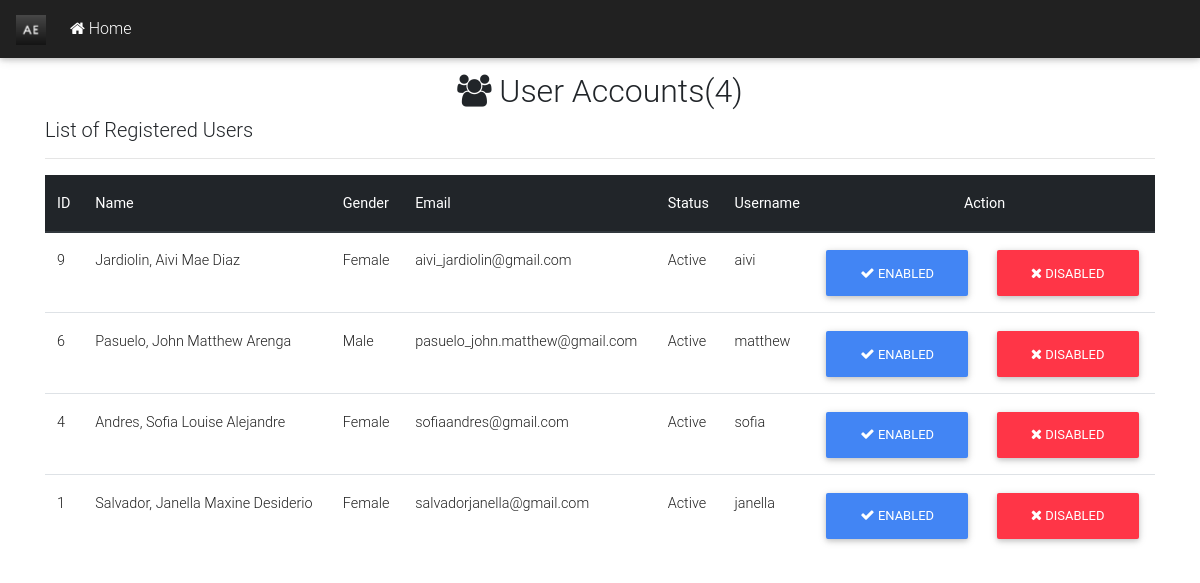
The app's page /admin-manage-user-accounts.php (signed in) with its own data.
### tables this page shows
CREATE TABLE `accounts` (
  `ID` int(11) NOT NULL,
  `LastName` varchar(100) NOT NULL,
  `FirstName` varchar(100) NOT NULL,
  `MiddleName` varchar(100) NOT NULL,
  `Email` varchar(50) NOT NULL,
  `Birthdate` varchar(100) NOT NULL,
  `Gender` varchar(100) NOT NULL,
  `Type` varchar(50) NOT NULL,
  `Status` varchar(50) NOT NULL,
  `Username` varchar(100) NOT NULL,
  `Password` varchar(100) NOT NULL
);

### admin-manage-user-accounts.php (the view, shortened to what this page needs)
<!DOCTYPE html>
<?php
	include ('connection.php');
	$user_sql = "SELECT ID FROM accounts WHERE Type = 'User'";
	$user_res = mysqli_query($conn, $user_sql);
	$user_count = mysqli_num_rows($user_res);
?>
<html>
<head>
	<?php include('library/html/header.php'); ?>
</head>
<body>
	<?php include('library/html/navbar2.php'); ?>
	<div class="container">
		<div class="page-header">
			<h2 class="text-center"	><span class="fa fa-users"></span> User Accounts(<?php echo htmlspecialchars($user_count); ?>)</h2>
			<h5>List of Registered Users</h5>
			<hr>
		</div>
		<div class="table-responsive">
			<table class="table table-hover text-dark">
				<thead class="thead-dark">
					<tr>
						<th colspan="1">ID</th>
						<th colspan="1">Name</th>
						<th colspan="1">Gender</th>
						<th colspan="1">Email</th>
						<th colspan="1">Status</th>
						<th colspan="1">Username</th>
						<th colspan="2" class="text-center">Action</th>
					</tr>
				</thead>
				<tbody>
					<?php
						$disp_user = "SELECT * FROM accounts WHERE Type = 'User' ORDER BY ID DESC";
						$disp_res = mysqli_query($conn, $disp_user);
						$disp_count = mysqli_num_rows($disp_res);
			if ($disp_count > 0) {
				while ($row = mysqli_fetch_assoc($disp_res)) {
					$fullname = htmlspecialchars($row['LastName']).  ", ". htmlspecialchars($row['FirstName']) . " " . htmlspecialchars($row['MiddleName']);
					echo "<tr>
							<td>".htmlspecialchars($row['ID'])."</td>
							<td>".htmlspecialchars($fullname)."</td>
							<td>".htmlspecialchars($row['Gender'])."</td>
							<td>".htmlspecialchars($row['Email'])."</td>
							<td>".htmlspecialchars($row['Status'])."</td>
							<td>".htmlspecialchars($row['Username'])."</td>
							<td><a class='btn btn-primary' href='actions.php?user_act=".$row['ID']."'><span class='fa fa-check' name></span> Enabled</a></td>
							<td><a class='btn btn-danger' href='actions.php?user_deact=".$row['ID']."'><span class='fa fa-close' name></span> Disabled</a></td>
						</tr>";
					}
				} else {
					echo "<tr><td colspan='7'><h3 class='alert alert-warning text-center'>
                            <span class='fa fa-warning'></span> Users Not Found</h3></td></tr>";
			}
					?>
				</tbody>
			</table>
		</div>
	</div>
</body>
</html>

### CSS/design.css (style rules this page uses)
html, body, header, .jarallax { height: 95vh; background-attachment: fixed; background-position: center; background-repeat: no-repeat; background-size: cover; }
html, body, header, .intro-2 { height: 550px; }
body { min-height:200vh; }

### records on screen
accounts: ID "9", fullname "Jardiolin, Aivi Mae Diaz", Gender "Female", Email "aivi_jardiolin@gmail.com", Status "Active", Username "aivi"
accounts: ID "6", fullname "Pasuelo, John Matthew Arenga", Gender "Male", Email "pasuelo_john.matthew@gmail.com", Status "Active", Username "matthew"
accounts: ID "4", fullname "Andres, Sofia Louise Alejandre", Gender "Female", Email "sofiaandres@gmail.com", Status "Active", Username "sofia"
accounts: ID "1", fullname "Salvador, Janella Maxine Desiderio", Gender "Female", Email "salvadorjanella@gmail.com", Status "Active", Username "janella"

### other values on screen
$user_count "4"
